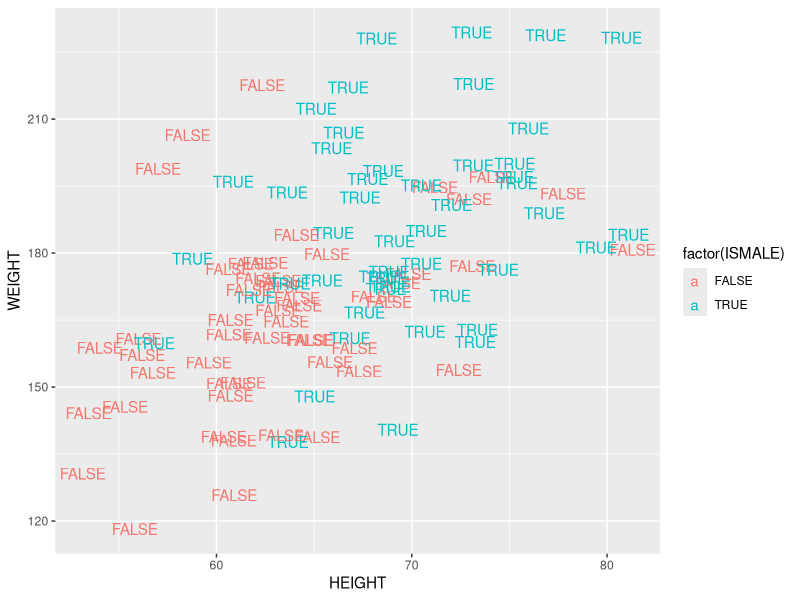
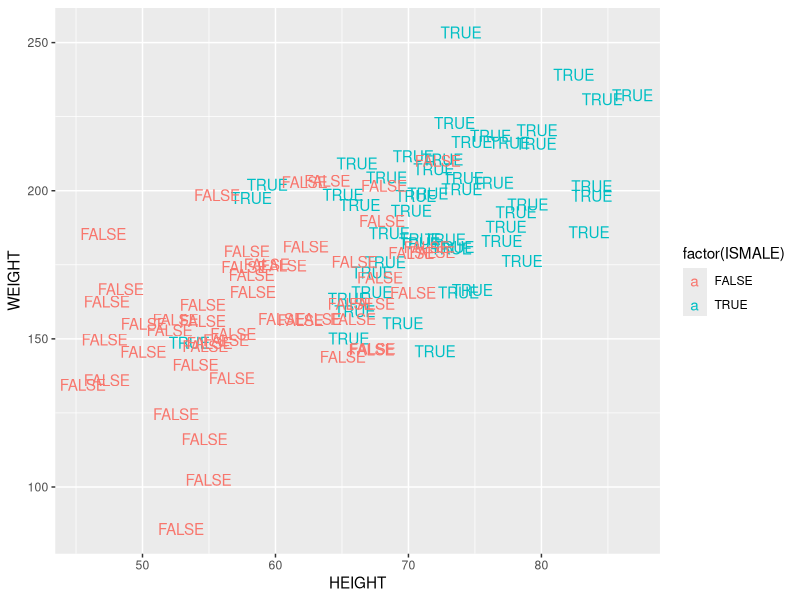

Write the R code that produced these figures, in order.
library(mvtnorm)
set.seed(1) #optional; can reproduce my results shown in text
sampsize <- 100
ExpHeightWeight <- c(66,175)
CovMatrix <- matrix(c(7^2,0.5*7*25, 0.5*7*25, 25^2), byrow=TRUE, ncol=2)
X <- rmvnorm(sampsize, mean=ExpHeightWeight, sigma=CovMatrix)


beta_1 <- 0.15
beta_2 <- 0.03
probX <- exp(beta_1 * (X[,1] - 66) + beta_2 * (X[,2] - 175))/(1+exp(beta_1 * (X[,1] - 66) + beta_2 * (X[,2] - 175)))
ISMALE <- (probX > runif(sampsize))
GenderDF1   <- data.frame(ISMALE, HEIGHT = X[ , 1], WEIGHT = X[ , 2])

library(ggplot2)
ggplot(GenderDF1) + geom_text( aes(HEIGHT , WEIGHT , label = ISMALE , colour = factor(ISMALE)))


halfsampsize <- 50
ExpHeightWeightMale <- c(72,190)
ExpHeightWeightFemale <- c(60,160)
XMales <- rmvnorm(halfsampsize,mean=ExpHeightWeightMale,sigma=CovMatrix)
XFemales <- rmvnorm(halfsampsize,mean=ExpHeightWeightFemale,sigma=CovMatrix)
X <- rbind(XMales,XFemales)
ISMALE <- c(rep(TRUE,halfsampsize),rep(FALSE,halfsampsize))
GenderDF2   <- data.frame(ISMALE, HEIGHT = X[ , 1], WEIGHT = X[ , 2])


ggplot(GenderDF2) + geom_text( aes(HEIGHT , WEIGHT , label = ISMALE , colour = factor(ISMALE)))


train <- sample(c(TRUE,FALSE), sampsize, rep=TRUE)
test  <- (!train)


logistic_model_1 <- glm(ISMALE ~ ., data = GenderDF1[train,], family = "binomial")
summary(logistic_model_1)
logistic_probs_1 <- predict(logistic_model_1, GenderDF1[test,], type = "response")
logistic_pred_1  <- rep(FALSE, length(logistic_probs_1))
logistic_pred_1[logistic_probs_1>0.5] <- TRUE
mean(logistic_pred_1 != GenderDF1[test,1])


library(MASS)
lda_model_1 <- lda(ISMALE ~ ., data = GenderDF1[train,])
lda_pred_1  <- predict(lda_model_1, GenderDF1[test,]) 
lda_pred_1  <- lda_pred_1$class
mean(lda_pred_1 != GenderDF1[test,1])

logistic_model_2 <- glm(ISMALE ~ ., data = GenderDF2[train,], family = "binomial")
logistic_probs_2 <- predict(logistic_model_2, GenderDF2[test,], type = "response")
logistic_pred_2  <- rep(FALSE, length(logistic_probs_2))
logistic_pred_2[logistic_probs_2>0.5] <- TRUE
mean(logistic_pred_2 != GenderDF2[test,1])
lda_model_2 <- lda(ISMALE ~ ., data = GenderDF2[train,])
lda_pred_2 <- predict(lda_model_2, GenderDF2[test,]) 
lda_pred_2 <- lda_pred_2$class
mean(lda_pred_2 != GenderDF2[test,1])
qda_model_2 <- qda(ISMALE ~ ., data = GenderDF2[train,])
qda_pred_2 <- predict(qda_model_2, GenderDF2[test,]) 
qda_pred_2 <- qda_pred_2$class
mean(qda_pred_2 != GenderDF2[test,1])


library(class)
train.X <- scale(GenderDF1[train,2])
test.X <- scale(GenderDF1[test,2])
train.Y <- GenderDF1[train,1]
test.Y <- GenderDF1[test,1]
knn.pred1 <- knn(train.X,test.X,train.Y,k=30)
table(knn.pred1,test.Y)
knn.pred2 <- knn(train.X,test.X,train.Y,k=15)
table(knn.pred2,test.Y)
knn.pred3 <- knn(train.X,test.X,train.Y,k=3)
table(knn.pred3,test.Y)